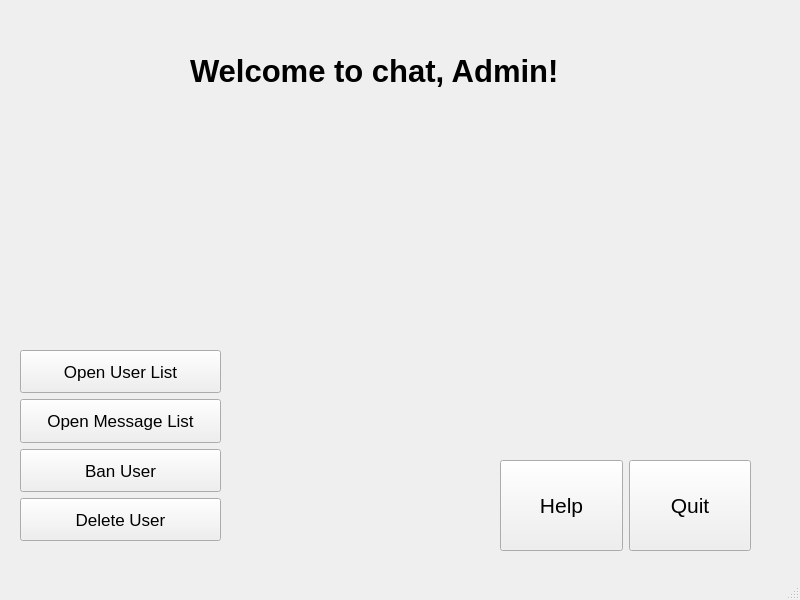
<?xml version="1.0" encoding="UTF-8"?>
<ui version="4.0">
 <class>MainWindow</class>
 <widget class="QMainWindow" name="MainWindow">
  <property name="geometry">
   <rect>
    <x>0</x>
    <y>0</y>
    <width>800</width>
    <height>600</height>
   </rect>
  </property>
  <property name="windowTitle">
   <string>MainWindow</string>
  </property>
  <widget class="QWidget" name="centralwidget">
   <widget class="QLabel" name="label_Welcome">
    <property name="geometry">
     <rect>
      <x>190</x>
      <y>10</y>
      <width>711</width>
      <height>121</height>
     </rect>
    </property>
    <property name="font">
     <font>
      <pointsize>23</pointsize>
      <bold>true</bold>
     </font>
    </property>
    <property name="text">
     <string>Welcome to chat, Admin!</string>
    </property>
   </widget>
   <widget class="QWidget" name="verticalLayoutWidget">
    <property name="geometry">
     <rect>
      <x>20</x>
      <y>350</y>
      <width>201</width>
      <height>191</height>
     </rect>
    </property>
    <property name="font">
     <font>
      <pointsize>13</pointsize>
     </font>
    </property>
    <layout class="QVBoxLayout" name="verticalLayout">
     <item>
      <widget class="QPushButton" name="pushButton_userList">
       <property name="sizePolicy">
        <sizepolicy hsizetype="Preferred" vsizetype="Preferred">
         <horstretch>0</horstretch>
         <verstretch>0</verstretch>
        </sizepolicy>
       </property>
       <property name="font">
        <font>
         <pointsize>13</pointsize>
        </font>
       </property>
       <property name="text">
        <string>Open User List</string>
       </property>
      </widget>
     </item>
     <item>
      <widget class="QPushButton" name="pushButton_messageList">
       <property name="sizePolicy">
        <sizepolicy hsizetype="Preferred" vsizetype="Preferred">
         <horstretch>0</horstretch>
         <verstretch>0</verstretch>
        </sizepolicy>
       </property>
       <property name="font">
        <font>
         <pointsize>13</pointsize>
        </font>
       </property>
       <property name="text">
        <string>Open Message List</string>
       </property>
      </widget>
     </item>
     <item>
      <widget class="QPushButton" name="pushButton_ban">
       <property name="sizePolicy">
        <sizepolicy hsizetype="Preferred" vsizetype="Preferred">
         <horstretch>0</horstretch>
         <verstretch>0</verstretch>
        </sizepolicy>
       </property>
       <property name="font">
        <font>
         <pointsize>13</pointsize>
        </font>
       </property>
       <property name="text">
        <string>Ban User</string>
       </property>
      </widget>
     </item>
     <item>
      <widget class="QPushButton" name="pushButton_Delete">
       <property name="sizePolicy">
        <sizepolicy hsizetype="Preferred" vsizetype="Preferred">
         <horstretch>0</horstretch>
         <verstretch>0</verstretch>
        </sizepolicy>
       </property>
       <property name="font">
        <font>
         <pointsize>13</pointsize>
        </font>
       </property>
       <property name="text">
        <string>Delete User</string>
       </property>
      </widget>
     </item>
    </layout>
   </widget>
   <widget class="QWidget" name="horizontalLayoutWidget">
    <property name="geometry">
     <rect>
      <x>500</x>
      <y>460</y>
      <width>251</width>
      <height>91</height>
     </rect>
    </property>
    <property name="font">
     <font>
      <pointsize>16</pointsize>
     </font>
    </property>
    <layout class="QHBoxLayout" name="horizontalLayout">
     <item>
      <widget class="QPushButton" name="pushButton_5">
       <property name="sizePolicy">
        <sizepolicy hsizetype="Preferred" vsizetype="Preferred">
         <horstretch>0</horstretch>
         <verstretch>0</verstretch>
        </sizepolicy>
       </property>
       <property name="font">
        <font>
         <pointsize>16</pointsize>
        </font>
       </property>
       <property name="text">
        <string>Help</string>
       </property>
      </widget>
     </item>
     <item>
      <widget class="QPushButton" name="pushButton_6">
       <property name="sizePolicy">
        <sizepolicy hsizetype="Preferred" vsizetype="Preferred">
         <horstretch>0</horstretch>
         <verstretch>0</verstretch>
        </sizepolicy>
       </property>
       <property name="font">
        <font>
         <pointsize>16</pointsize>
        </font>
       </property>
       <property name="text">
        <string>Quit</string>
       </property>
      </widget>
     </item>
    </layout>
   </widget>
   <widget class="QLabel" name="label">
    <property name="geometry">
     <rect>
      <x>430</x>
      <y>120</y>
      <width>351</width>
      <height>321</height>
     </rect>
    </property>
    <property name="text">
     <string/>
    </property>
    <property name="pixmap">
     <pixmap>C:/Users/user/Downloads/unnamed2.jpg</pixmap>
    </property>
   </widget>
  </widget>
  <widget class="QMenuBar" name="menubar">
   <property name="geometry">
    <rect>
     <x>0</x>
     <y>0</y>
     <width>800</width>
     <height>21</height>
    </rect>
   </property>
  </widget>
  <widget class="QStatusBar" name="statusbar"/>
 </widget>
 <resources/>
 <connections/>
</ui>
